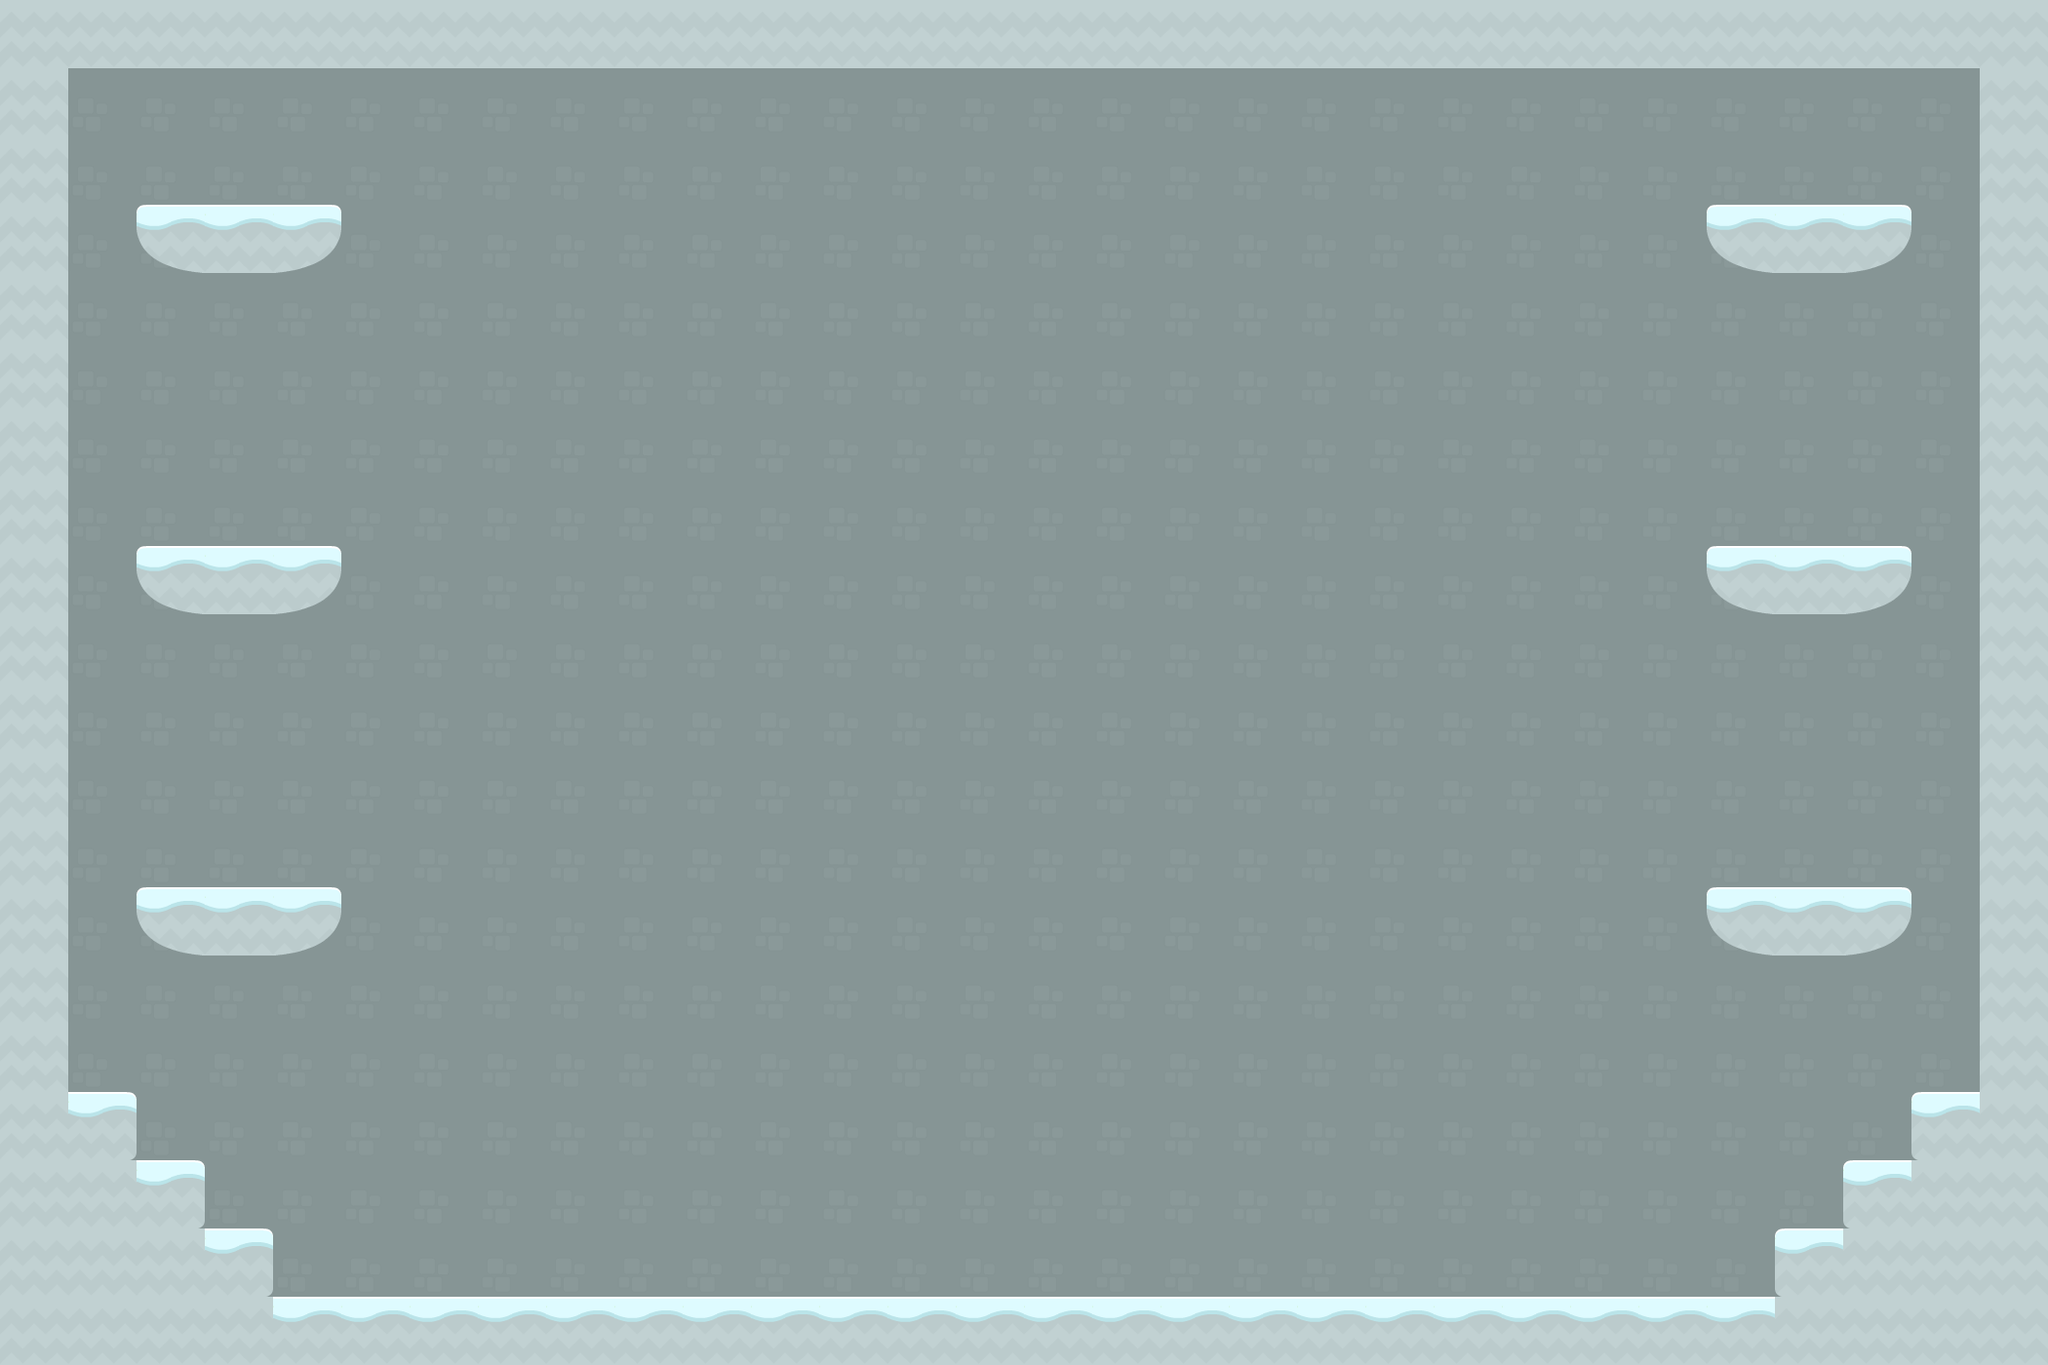

Tiled map render using the project's own tile images. Description and the map definition, with tile-layer contents summarised, below:
An orthogonal 30x20 tile map with 70x70 px tiles, 2 tile layers (Background, Collision).

<map version="1.0" orientation="orthogonal" width="30" height="20" tilewidth="70" tileheight="70">
 <tileset firstgid="1" name="tiles_map" tilewidth="70" tileheight="70">
  <image source="../images/tiles_map.png" width="560" height="490" />
 </tileset>
 <layer name="Background" width="30" height="20">
  <data>[600 cells, 600 non-empty, 1 distinct tile ids]</data>
 </layer>
 <layer name="Collision" width="30" height="20">
  <data>[600 cells, 126 non-empty, 6 distinct tile ids]</data>
 </layer>
</map>